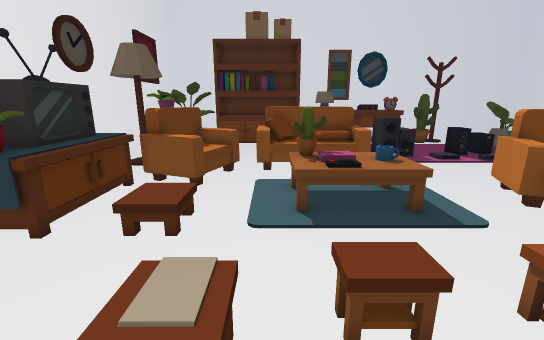
view 1 (above)

22 first-person views from a walk through a 3-D level made in the Unity game engine. The camera is 1.5 m above the floor, tilts 14° down and sees 90° across. The floor is counted in squares, 0.5 m on a side. Each view is taken from the middle of a square. On the plan, view 1 faces up. The plan holds only what a view shows up to about 20 squares ahead; the rest is blank. The player character is not drawn.

view 2
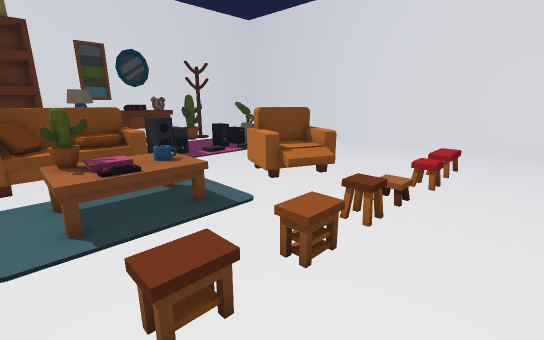

view 3
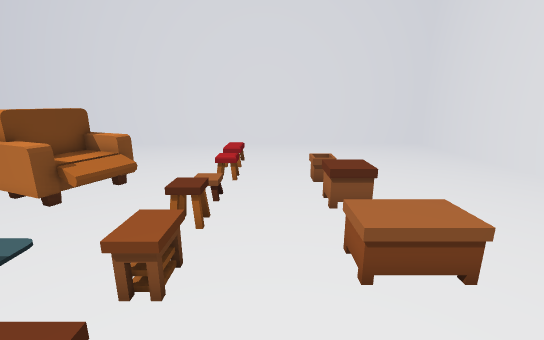

view 4
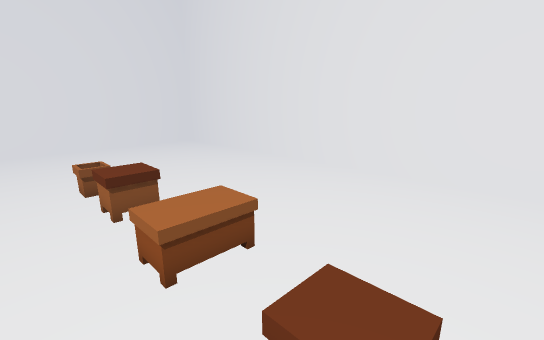

view 5
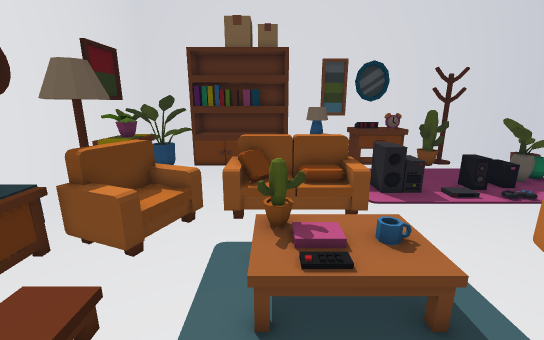

view 6
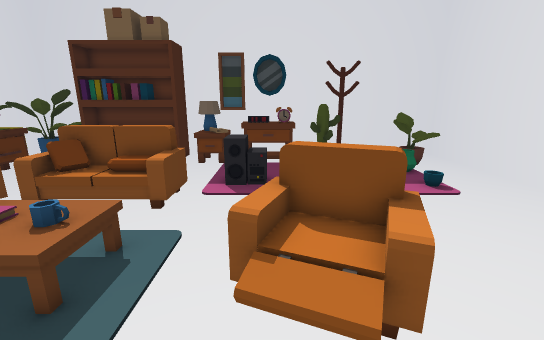

view 7
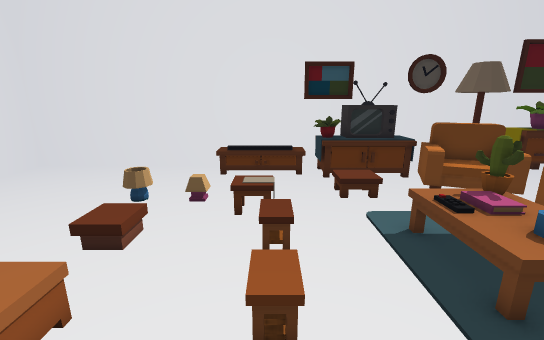

view 8
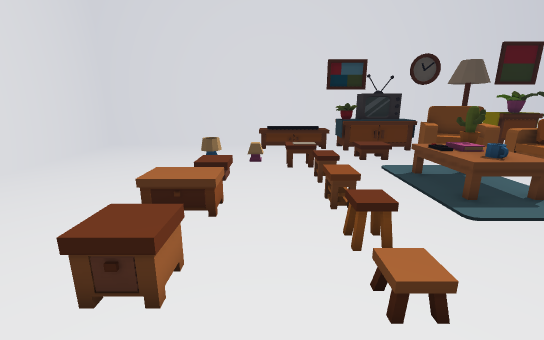

view 9
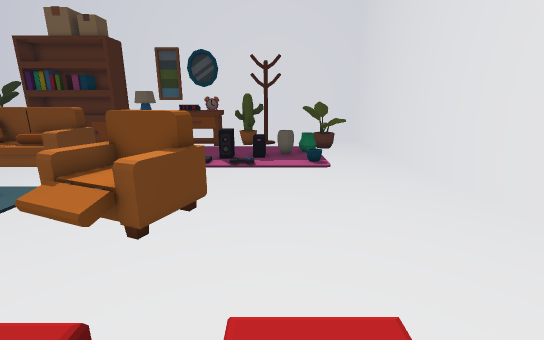

view 10
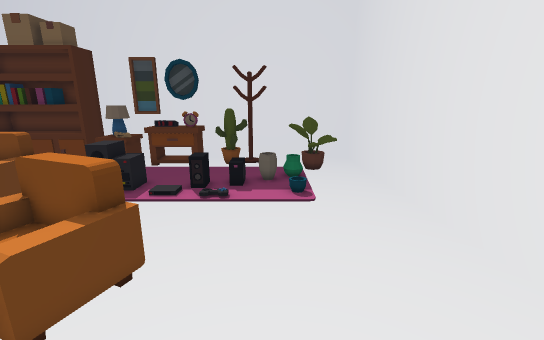

view 11
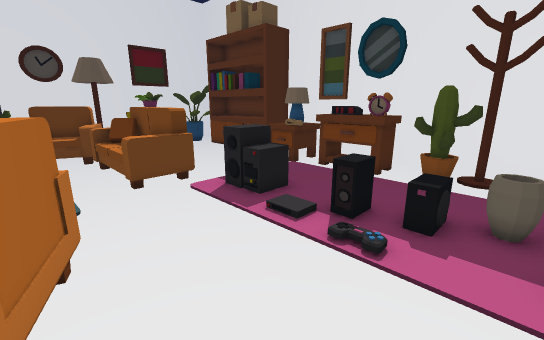

view 12
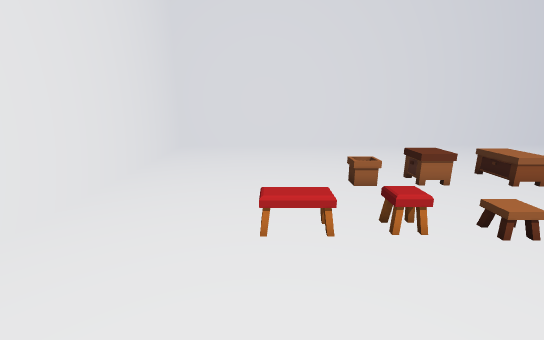

view 13
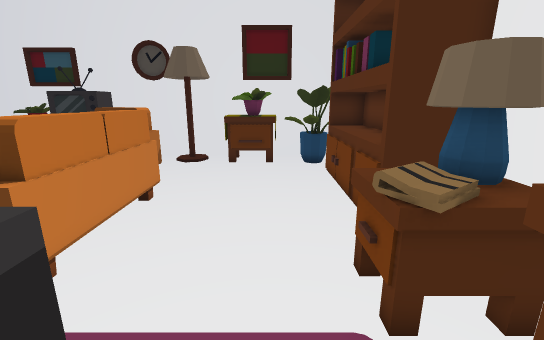

view 14
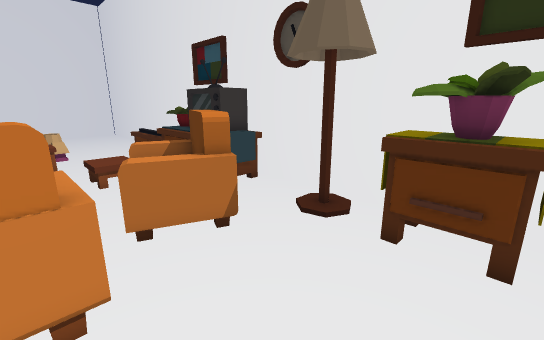

view 15
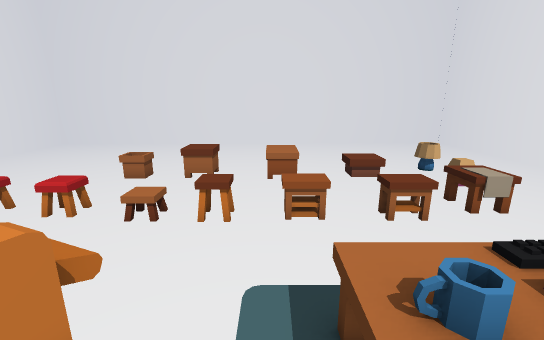

view 16
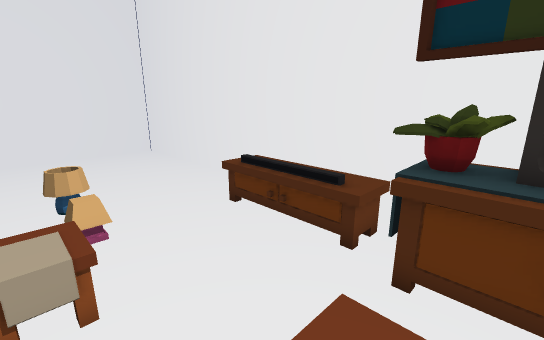

view 17
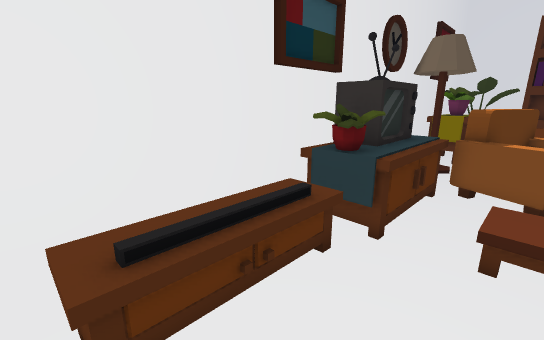

view 18
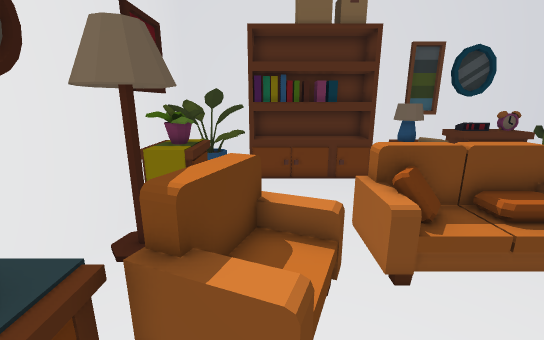

view 19
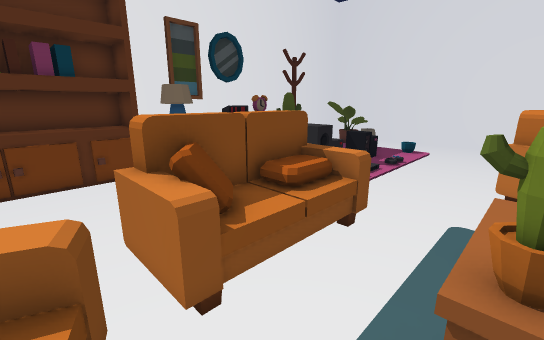

view 20
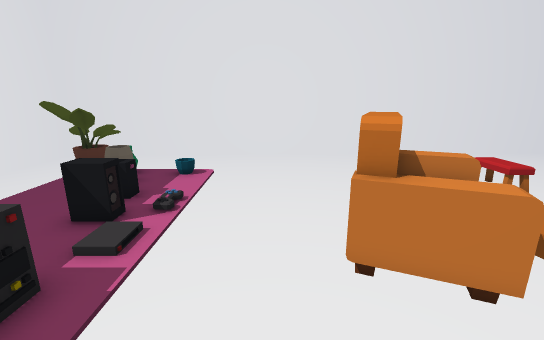

view 21
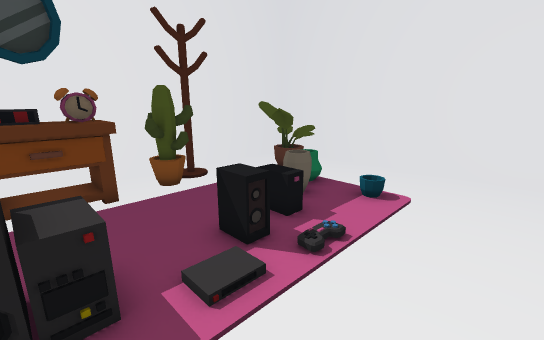

view 22
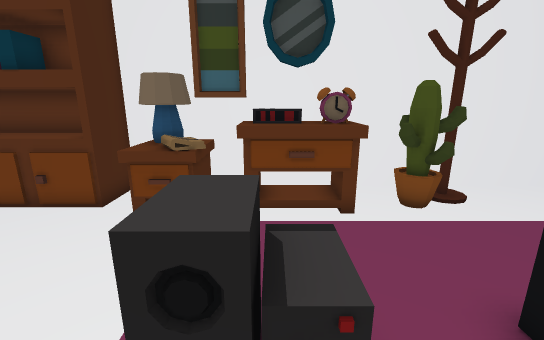

### Floor plan
Key: @ floor where view 1 was taken; # wall or solid block; x gap in a wall; . main floor; : floor 0.5 m higher than the main floor; / step, stairs or slope; = window, fence, low wall or low ledge; ^ raised ledge; O other object.
Columns run from 8 left of view 1 to 20 right of it. Each row starts with its distance up from view 1.
 23 #####     # ################
 22 #...#OOOOO###OOOO ...x.....#
 21 #OOO#OOOOO###OO#OO O.#..OO.#
 20 #OOOOOOOOOOOO^OOOO#O....OO. #
 19 #.O.........OO         OOO..#
 18 #OO...........  .      O....#
 17 #OO...........      OOOOO...#
 16 #OO...........OOO OOOOO ....#
 15 # ............OOO/OOO   ....#
 14 #OO....=O^^O#....///O.......#
 13 #...OOO=OOOOO...............#
 12 #...OOO=^^^=^...............#
 11 #..OOOO.....................#
 10 #OOOOOO..OOOO...O...........#
  9 #OOO.O..OOOOO...OOOO........#
  8 #OOO....OOOOO..OOOOO........#
  7 #OOO.:/.OOOOO...OOOO........#
  6 #OOO.:/..........OO.........#
  5 #OOO........................#
  4 #OO.........................#
  3 #OO....O.//.O.////.O.::.....#
  2 #OO....O....................#
  1 #OO.........................#
  0 #OO...O.@...................#
 -1 #........O..OO.OOO.O........#
 -2 #.....=.....OO.OOO..........#
 -3 #.....=.....................#
 -4 #...........................#
 -5 #...........................#
 -6 #...........................#
 -7 #...........................#
 -8 #...........................#
 -9 #...........................#
-10 #.... #######################
-11 ######

Positions as (right, up) in squares from view 1, and headings:
1: (0, 0), facing up
2: (0, 0), facing up-right
3: (0, 1), facing right
4: (0, 1), facing down-right
5: (1, 3), facing up
6: (8, 3), facing up
7: (8, 3), facing left
8: (12, 1), facing left
9: (13, 1), facing up
10: (14, 3), facing up
11: (14, 9), facing up-left
12: (14, 9), facing down
13: (8, 18), facing left
14: (0, 18), facing down-left
15: (5, 10), facing down
16: (-1, 7), facing down-left
17: (-3, 0), facing up-left
18: (-3, 7), facing up
19: (-2, 9), facing up-right
20: (4, 11), facing right
21: (7, 11), facing up-right
22: (7, 13), facing up
